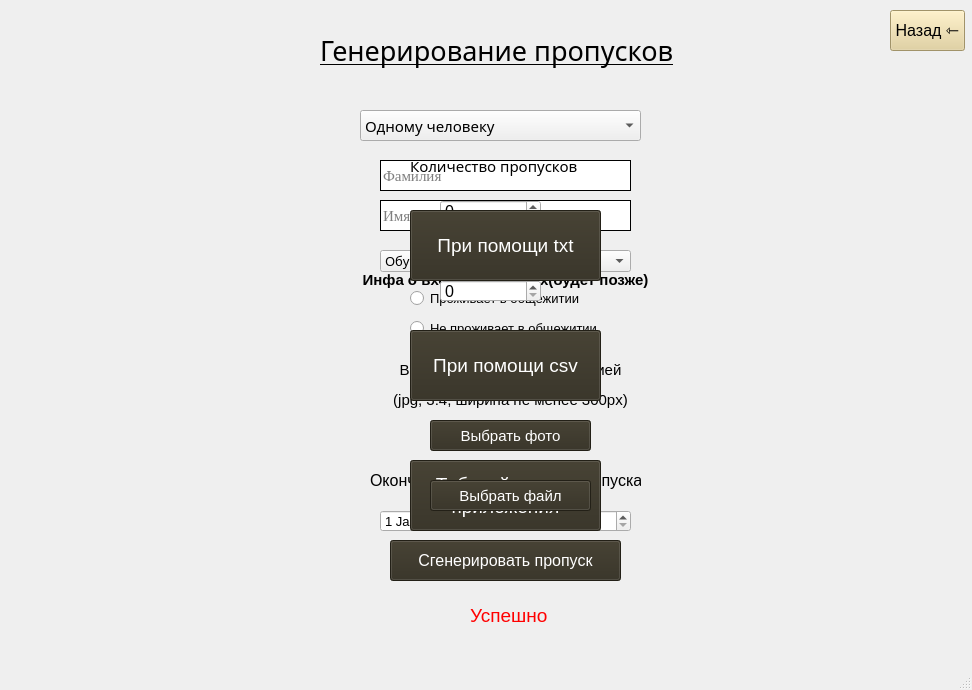
<?xml version="1.0" encoding="UTF-8"?>
<ui version="4.0">
 <class>MainWindow</class>
 <widget class="QMainWindow" name="MainWindow">
  <property name="geometry">
   <rect>
    <x>0</x>
    <y>0</y>
    <width>972</width>
    <height>690</height>
   </rect>
  </property>
  <property name="focusPolicy">
   <enum>Qt::WheelFocus</enum>
  </property>
  <property name="windowTitle">
   <string>Генерирование пропусков</string>
  </property>
  <property name="styleSheet">
   <string notr="true"/>
  </property>
  <widget class="QWidget" name="centralwidget">
   <widget class="QLabel" name="label">
    <property name="geometry">
     <rect>
      <x>320</x>
      <y>30</y>
      <width>361</width>
      <height>41</height>
     </rect>
    </property>
    <property name="font">
     <font>
      <family>Segoe Print</family>
      <pointsize>18</pointsize>
      <underline>true</underline>
     </font>
    </property>
    <property name="text">
     <string>&lt;html&gt;&lt;head/&gt;&lt;body&gt;&lt;p&gt;&lt;span style=&quot; font-size:20pt;&quot;&gt;Генерирование пропусков&lt;/span&gt;&lt;/p&gt;&lt;/body&gt;&lt;/html&gt;</string>
    </property>
   </widget>
   <widget class="QComboBox" name="comboBox">
    <property name="geometry">
     <rect>
      <x>360</x>
      <y>110</y>
      <width>281</width>
      <height>31</height>
     </rect>
    </property>
    <property name="font">
     <font>
      <family>Segoe Print</family>
      <pointsize>11</pointsize>
     </font>
    </property>
    <property name="focusPolicy">
     <enum>Qt::NoFocus</enum>
    </property>
    <property name="currentText">
     <string>Одному человеку</string>
    </property>
    <item>
     <property name="text">
      <string>Одному человеку</string>
     </property>
    </item>
    <item>
     <property name="text">
      <string>Нескольким людям</string>
     </property>
    </item>
    <item>
     <property name="text">
      <string>Посетителям</string>
     </property>
    </item>
   </widget>
   <widget class="QLineEdit" name="lineEdit">
    <property name="enabled">
     <bool>true</bool>
    </property>
    <property name="geometry">
     <rect>
      <x>380</x>
      <y>160</y>
      <width>251</width>
      <height>31</height>
     </rect>
    </property>
    <property name="font">
     <font>
      <family>Times New Roman</family>
      <pointsize>11</pointsize>
     </font>
    </property>
    <property name="focusPolicy">
     <enum>Qt::ClickFocus</enum>
    </property>
    <property name="acceptDrops">
     <bool>true</bool>
    </property>
    <property name="styleSheet">
     <string notr="true">border: 1px solid black</string>
    </property>
    <property name="text">
     <string/>
    </property>
    <property name="placeholderText">
     <string>Фамилия</string>
    </property>
   </widget>
   <widget class="QLineEdit" name="lineEdit_2">
    <property name="geometry">
     <rect>
      <x>380</x>
      <y>200</y>
      <width>251</width>
      <height>31</height>
     </rect>
    </property>
    <property name="font">
     <font>
      <family>Times New Roman</family>
      <pointsize>11</pointsize>
      <italic>false</italic>
     </font>
    </property>
    <property name="focusPolicy">
     <enum>Qt::ClickFocus</enum>
    </property>
    <property name="styleSheet">
     <string notr="true">border: 1px solid black</string>
    </property>
    <property name="text">
     <string/>
    </property>
    <property name="placeholderText">
     <string>Имя</string>
    </property>
    <property name="clearButtonEnabled">
     <bool>false</bool>
    </property>
   </widget>
   <widget class="QComboBox" name="comboBox_2">
    <property name="geometry">
     <rect>
      <x>380</x>
      <y>250</y>
      <width>251</width>
      <height>22</height>
     </rect>
    </property>
    <property name="font">
     <font>
      <family>Segoe Print</family>
      <pointsize>10</pointsize>
     </font>
    </property>
    <property name="focusPolicy">
     <enum>Qt::NoFocus</enum>
    </property>
    <item>
     <property name="text">
      <string>Обучающийся</string>
     </property>
    </item>
    <item>
     <property name="text">
      <string>Слушатель ПК</string>
     </property>
    </item>
    <item>
     <property name="text">
      <string>Участник мероприятия</string>
     </property>
    </item>
   </widget>
   <widget class="QRadioButton" name="radioButton">
    <property name="geometry">
     <rect>
      <x>410</x>
      <y>290</y>
      <width>181</width>
      <height>17</height>
     </rect>
    </property>
    <property name="font">
     <font>
      <pointsize>10</pointsize>
     </font>
    </property>
    <property name="text">
     <string>Проживает в общежитии</string>
    </property>
   </widget>
   <widget class="QRadioButton" name="radioButton_2">
    <property name="geometry">
     <rect>
      <x>410</x>
      <y>320</y>
      <width>201</width>
      <height>17</height>
     </rect>
    </property>
    <property name="font">
     <font>
      <pointsize>10</pointsize>
     </font>
    </property>
    <property name="text">
     <string>Не проживает в общежитии</string>
    </property>
   </widget>
   <widget class="QLabel" name="label_2">
    <property name="geometry">
     <rect>
      <x>390</x>
      <y>360</y>
      <width>241</width>
      <height>51</height>
     </rect>
    </property>
    <property name="text">
     <string>&lt;html&gt;&lt;head/&gt;&lt;body&gt;&lt;p align=&quot;center&quot;&gt;&lt;span style=&quot; font-size:11pt;&quot;&gt;Выберите файл с фотографией&lt;/span&gt;&lt;/p&gt;&lt;p align=&quot;center&quot;&gt;&lt;span style=&quot; font-size:11pt;&quot;&gt;(jpg, 3:4, ширина не менее 300px)&lt;/span&gt;&lt;/p&gt;&lt;/body&gt;&lt;/html&gt;</string>
    </property>
   </widget>
   <widget class="QLabel" name="label_3">
    <property name="geometry">
     <rect>
      <x>370</x>
      <y>470</y>
      <width>271</width>
      <height>21</height>
     </rect>
    </property>
    <property name="text">
     <string>&lt;html&gt;&lt;head/&gt;&lt;body&gt;&lt;p&gt;&lt;span style=&quot; font-size:12pt;&quot;&gt;Окончание срока действия пропуска&lt;/span&gt;&lt;/p&gt;&lt;/body&gt;&lt;/html&gt;</string>
    </property>
   </widget>
   <widget class="QDateEdit" name="dateEdit">
    <property name="geometry">
     <rect>
      <x>380</x>
      <y>510</y>
      <width>251</width>
      <height>22</height>
     </rect>
    </property>
    <property name="font">
     <font>
      <pointsize>10</pointsize>
     </font>
    </property>
   </widget>
   <widget class="QPushButton" name="pushButton">
    <property name="geometry">
     <rect>
      <x>390</x>
      <y>540</y>
      <width>231</width>
      <height>41</height>
     </rect>
    </property>
    <property name="font">
     <font>
      <pointsize>12</pointsize>
     </font>
    </property>
    <property name="styleSheet">
     <string notr="true">background:rgb(49, 45, 32);color:rgb(255,255,255);</string>
    </property>
    <property name="text">
     <string>Сгенерировать пропуск</string>
    </property>
   </widget>
   <widget class="QLabel" name="label_4">
    <property name="geometry">
     <rect>
      <x>310</x>
      <y>230</y>
      <width>391</width>
      <height>101</height>
     </rect>
    </property>
    <property name="text">
     <string>&lt;html&gt;&lt;head/&gt;&lt;body&gt;&lt;p align=&quot;center&quot;&gt;&lt;span style=&quot; font-size:11pt; font-weight:600;&quot;&gt;Инфа о входных данных(будет позже)&lt;/span&gt;&lt;/p&gt;&lt;/body&gt;&lt;/html&gt;</string>
    </property>
   </widget>
   <widget class="QLabel" name="label_5">
    <property name="geometry">
     <rect>
      <x>410</x>
      <y>150</y>
      <width>191</width>
      <height>31</height>
     </rect>
    </property>
    <property name="font">
     <font>
      <family>Segoe Print</family>
      <pointsize>11</pointsize>
     </font>
    </property>
    <property name="text">
     <string>Количество пропусков</string>
    </property>
   </widget>
   <widget class="QSpinBox" name="spinBox">
    <property name="geometry">
     <rect>
      <x>440</x>
      <y>200</y>
      <width>101</width>
      <height>21</height>
     </rect>
    </property>
    <property name="font">
     <font>
      <pointsize>12</pointsize>
     </font>
    </property>
   </widget>
   <widget class="QLabel" name="label_6">
    <property name="geometry">
     <rect>
      <x>420</x>
      <y>240</y>
      <width>151</width>
      <height>31</height>
     </rect>
    </property>
    <property name="font">
     <font>
      <family>Segoe Print</family>
      <pointsize>11</pointsize>
     </font>
    </property>
    <property name="text">
     <string>Начальный номер</string>
    </property>
   </widget>
   <widget class="QSpinBox" name="spinBox_2">
    <property name="geometry">
     <rect>
      <x>440</x>
      <y>280</y>
      <width>101</width>
      <height>22</height>
     </rect>
    </property>
    <property name="font">
     <font>
      <pointsize>12</pointsize>
     </font>
    </property>
   </widget>
   <widget class="QPushButton" name="pushButton_2">
    <property name="geometry">
     <rect>
      <x>430</x>
      <y>420</y>
      <width>161</width>
      <height>31</height>
     </rect>
    </property>
    <property name="font">
     <font>
      <pointsize>11</pointsize>
     </font>
    </property>
    <property name="styleSheet">
     <string notr="true">background:rgb(49, 45, 32);color:rgb(255,255,255);</string>
    </property>
    <property name="text">
     <string>Выбрать фото</string>
    </property>
   </widget>
   <widget class="QLabel" name="label_7">
    <property name="geometry">
     <rect>
      <x>470</x>
      <y>590</y>
      <width>191</width>
      <height>51</height>
     </rect>
    </property>
    <property name="font">
     <font>
      <pointsize>14</pointsize>
     </font>
    </property>
    <property name="styleSheet">
     <string notr="true">color:rgb(255, 0, 0)</string>
    </property>
    <property name="text">
     <string>Успешно</string>
    </property>
   </widget>
   <widget class="QPushButton" name="pushButton_3">
    <property name="geometry">
     <rect>
      <x>410</x>
      <y>210</y>
      <width>191</width>
      <height>71</height>
     </rect>
    </property>
    <property name="font">
     <font>
      <pointsize>14</pointsize>
     </font>
    </property>
    <property name="styleSheet">
     <string notr="true">background:rgb(49, 45, 32);color:rgb(255,255,255);</string>
    </property>
    <property name="text">
     <string>При помощи txt</string>
    </property>
   </widget>
   <widget class="QPushButton" name="pushButton_4">
    <property name="geometry">
     <rect>
      <x>410</x>
      <y>330</y>
      <width>191</width>
      <height>71</height>
     </rect>
    </property>
    <property name="font">
     <font>
      <pointsize>14</pointsize>
     </font>
    </property>
    <property name="styleSheet">
     <string notr="true">background:rgb(49, 45, 32);color:rgb(255,255,255);</string>
    </property>
    <property name="text">
     <string>При помощи csv</string>
    </property>
   </widget>
   <widget class="QPushButton" name="pushButton_5">
    <property name="geometry">
     <rect>
      <x>410</x>
      <y>460</y>
      <width>191</width>
      <height>71</height>
     </rect>
    </property>
    <property name="font">
     <font>
      <pointsize>14</pointsize>
     </font>
    </property>
    <property name="styleSheet">
     <string notr="true">background:rgb(49, 45, 32);color:rgb(255,255,255);</string>
    </property>
    <property name="text">
     <string>Таблцей внутри
приложения</string>
    </property>
   </widget>
   <widget class="QPushButton" name="pushButton_6">
    <property name="geometry">
     <rect>
      <x>430</x>
      <y>480</y>
      <width>161</width>
      <height>31</height>
     </rect>
    </property>
    <property name="font">
     <font>
      <pointsize>11</pointsize>
     </font>
    </property>
    <property name="styleSheet">
     <string notr="true">background:rgb(49, 45, 32);color:rgb(255,255,255);</string>
    </property>
    <property name="text">
     <string>Выбрать файл</string>
    </property>
   </widget>
   <widget class="QPushButton" name="pushButton_7">
    <property name="geometry">
     <rect>
      <x>890</x>
      <y>10</y>
      <width>75</width>
      <height>41</height>
     </rect>
    </property>
    <property name="font">
     <font>
      <pointsize>12</pointsize>
     </font>
    </property>
    <property name="styleSheet">
     <string notr="true">background:rgb(225, 206, 147)</string>
    </property>
    <property name="text">
     <string>Назад ⇽</string>
    </property>
   </widget>
  </widget>
  <widget class="QMenuBar" name="menubar">
   <property name="geometry">
    <rect>
     <x>0</x>
     <y>0</y>
     <width>972</width>
     <height>21</height>
    </rect>
   </property>
  </widget>
  <widget class="QStatusBar" name="statusbar"/>
 </widget>
 <resources/>
 <connections/>
</ui>
